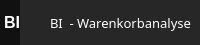
     <widget class="QFrame" name="topbar">
      <property name="minimumSize">
       <size>
        <width>0</width>
        <height>45</height>
       </size>
      </property>
      <property name="maximumSize">
       <size>
        <width>16777215</width>
        <height>45</height>
       </size>
      </property>
      <property name="styleSheet">
       <string notr="true">background-color: black;</string>
      </property>
      <property name="frameShape">
       <enum>QFrame::NoFrame</enum>
      </property>
      <property name="frameShadow">
       <enum>QFrame::Raised</enum>
      </property>
      <layout class="QHBoxLayout" name="horizontalLayout_2">
       <property name="spacing">
        <number>0</number>
       </property>
       <property name="leftMargin">
        <number>0</number>
       </property>
       <property name="topMargin">
        <number>0</number>
       </property>
       <property name="rightMargin">
        <number>0</number>
       </property>
       <property name="bottomMargin">
        <number>0</number>
       </property>
       <item>
        <widget class="QFrame" name="brand">
         <property name="maximumSize">
          <size>
           <width>70</width>
           <height>16777215</height>
          </size>
         </property>
         <property name="styleSheet">
          <string notr="true">background-color: rgb(17, 17, 17);</string>
         </property>
         <property name="frameShape">
          <enum>QFrame::NoFrame</enum>
         </property>
         <property name="frameShadow">
          <enum>QFrame::Raised</enum>
         </property>
         <layout class="QHBoxLayout" name="horizontalLayout_3">
          <property name="spacing">
           <number>0</number>
          </property>
          <property name="leftMargin">
           <number>4</number>
          </property>
          <property name="topMargin">
           <number>0</number>
          </property>
          <property name="rightMargin">
           <number>0</number>
          </property>
          <property name="bottomMargin">
           <number>0</number>
          </property>
          <item>
           <widget class="QLabel" name="stonks">
            <property name="font">
             <font>
              <family>Yu Gothic UI</family>
              <pointsize>12</pointsize>
              <weight>75</weight>
              <bold>true</bold>
             </font>
            </property>
            <property name="styleSheet">
             <string notr="true">color: rgb(255, 255, 255);</string>
            </property>
            <property name="text">
             <string>BI</string>
            </property>
            <property name="textFormat">
             <enum>Qt::PlainText</enum>
            </property>
            <property name="scaledContents">
             <bool>true</bool>
            </property>
            <property name="alignment">
             <set>Qt::AlignCenter</set>
            </property>
           </widget>
          </item>
         </layout>
        </widget>
       </item>
       <item>
        <widget class="QFrame" name="space">
         <property name="styleSheet">
          <string notr="true">background-color: rgb(39, 39, 39);</string>
         </property>
         <property name="frameShape">
          <enum>QFrame::NoFrame</enum>
         </property>
         <property name="frameShadow">
          <enum>QFrame::Raised</enum>
         </property>
         <layout class="QVBoxLayout" name="verticalLayout_8">
          <property name="leftMargin">
           <number>30</number>
          </property>
          <item>
           <widget class="QLabel" name="label">
            <property name="font">
             <font>
              <family>Yu Gothic</family>
              <pointsize>10</pointsize>
             </font>
            </property>
            <property name="styleSheet">
             <string notr="true">color:white;
</string>
            </property>
            <property name="text">
             <string>BI  - Warenkorbanalyse</string>
            </property>
            <property name="alignment">
             <set>Qt::AlignLeading|Qt::AlignLeft|Qt::AlignVCenter</set>
            </property>
           </widget>
          </item>
         </layout>
        </widget>
       </item>
       <item>
        <widget class="QFrame" name="buttons">
         <property name="maximumSize">
          <size>
           <width>150</width>
           <height>16777215</height>
          </size>
         </property>
         <property name="styleSheet">
          <string notr="true">background-color: rgb(39, 39, 39);</string>
         </property>
         <property name="frameShape">
          <enum>QFrame::NoFrame</enum>
         </property>
         <property name="frameShadow">
          <enum>QFrame::Raised</enum>
         </property>
         <widget class="QPushButton" name="minimizeButton">
          <property name="geometry">
           <rect>
            <x>15</x>
            <y>0</y>
            <width>45</width>
            <height>45</height>
           </rect>
          </property>
          <property name="cursor">
           <cursorShape>PointingHandCursor</cursorShape>
          </property>
          <property name="styleSheet">
           <string notr="true">QPushButton{
border:0px solid;

}
QPushButton:hover{
background-color: rgb(57, 71, 81);

}</string>
          </property>
          <property name="text">
           <string/>
          </property>
          <property name="icon">
           <iconset>
            <normaloff>../images/unterstrich.png</normaloff>../images/unterstrich.png</iconset>
          </property>
         </widget>
         <widget class="QPushButton" name="maximizeButton">
          <property name="geometry">
           <rect>
            <x>60</x>
            <y>0</y>
            <width>45</width>
            <height>45</height>
           </rect>
          </property>
          <property name="cursor">
           <cursorShape>PointingHandCursor</cursorShape>
          </property>
          <property name="styleSheet">
           <string notr="true">QPushButton{
border:0px solid;
}
QPushButton:hover{
background-color: rgb(57, 71, 81);

}</string>
          </property>
          <property name="text">
           <string/>
          </property>
          <property name="icon">
           <iconset>
            <normaloff>../images/viereck.png</normaloff>../images/viereck.png</iconset>
          </property>
         </widget>
         <widget class="QPushButton" name="exitButton">
          <property name="geometry">
           <rect>
            <x>105</x>
            <y>0</y>
            <width>45</width>
            <height>45</height>
           </rect>
          </property>
          <property name="cursor">
           <cursorShape>PointingHandCursor</cursorShape>
          </property>
          <property name="styleSheet">
           <string notr="true">QPushButton{
border:0px solid;
}
QPushButton:hover{
background-color:rgb(170, 0, 0);
}</string>
          </property>
          <property name="text">
           <string/>
          </property>
          <property name="icon">
           <iconset>
            <normaloff>../images/x.png</normaloff>../images/x.png</iconset>
          </property>
         </widget>
        </widget>
       </item>
      </layout>
     </widget>
